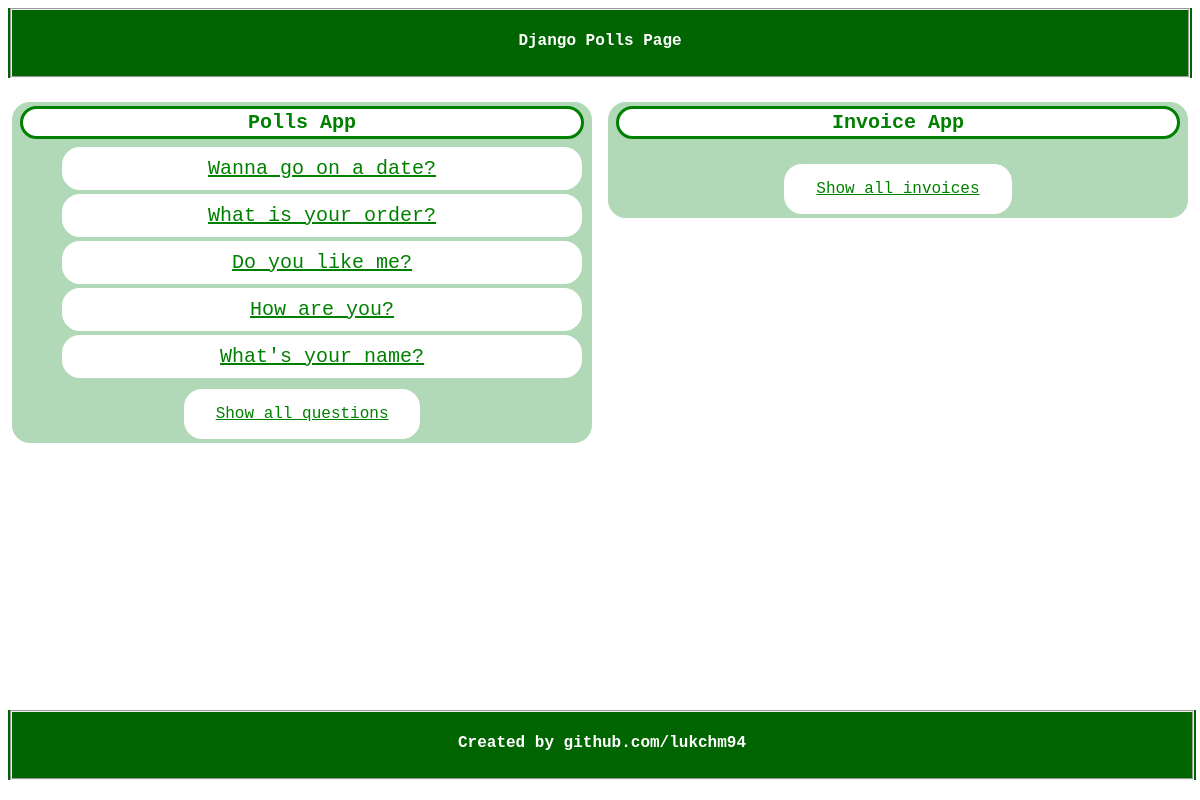
Screenshot of /polls/ with the database file from the repository.
### polls/models.py (models this page shows, shortened)
class Question(models.Model):
    question_text = models.CharField(max_length=200)
    pub_date = models.DateTimeField('date published')
    has_choices = models.BooleanField(default=False)
    '''
    @admin.display(
        boolean=True,
        ordering='pub_date',
        description='Published recently?',
    )
    '''

### polls/views.py (the view)
# urls.py: path('', views.IndexView.as_view(), name='index'),
class IndexView(generic.ListView):
    template_name = 'polls/index.html'
    context_object_name = 'latest_question_list'
    def get_queryset(self):
        return Question.objects.filter(has_choices=True, pub_date__lte=timezone.now()).order_by('-pub_date')[:5]

### polls/templates/polls/index.html (shortened to what this page needs)
<!DOCTYPE html>
<html lang="en">
<head>
    {% load static %}
    <link rel="stylesheet" type="text/css" href="{% static 'polls/style_new.css' %}">
</head>
<body>
    <div id="header">
        <fieldset id="top">
            <p>Django Polls Page</p>
        </fieldset>
	</div>
{% if latest_question_list %}
    <div id="polls">
        <h1 id="polls_header">Polls App</h1>
    <ul>
    {% for question in latest_question_list %}
        <li><a href="{% url 'polls:detail' question.id %}">{{ question.question_text }}</a></li>
    {% endfor %}
    </ul>
        <br><a id="all_q" href="{% url 'polls:questions' %}">Show all questions</a>
{% else %}
    <p>No polls are available.</p>
{% endif %}
    </div>
    <div id="invoice">
        <h1 id="inv_header">Invoice App</h1>
        <a id="create_invoice" href="{% url 'polls:show_inv' %}">Show all invoices</a><br>
    </div>
    <br>
    <div id="footer">
        <fieldset id="foot">
            <p>Created by github.com/lukchm94</p>
        </fieldset>
	</div>
</body>
</html>

### polls/static/polls/style_new.css (style rules this page uses)
#header { margin-bottom: 20px; background-color: #006400; color: white; text-align: center; font-family: Courier; font-weight: bold; text-decoration: none; font-color: white; width: 100%; }
#footer { margin-bottom: 20px; background-color: #006400; color: white; text-align: center; font-family: Courier; font-weight: bold; text-decoration: none; font-color: white; float: bottom; position: absolute; bottom: 0; width: 99%; }
#polls { width: 49%; float: left; background-color: #B1D8B7; text-align: center; border-radius: 18px; padding-bottom: 20px; margin: 4px; }
#invoice { width: 49%; float: right; background-color: #B1D8B7; text-align: center; border-radius: 18px; padding-bottom: 20px; margin: 4px; }
#polls_header { font-size: 20px; padding: 2px 4px; margin: 4px 8px; font-family: Courier; border-radius: 18px; border: solid; background-color: #006400 color: white; }
#inv_header, #invoices { font-size: 20px; padding: 2px 4px; margin: 4px 8px; margin-bottom: 40px; font-family: Courier; border-radius: 18px; border: solid; background-color: #006400 color: white; }
#all_q { margin: 20px; }
ul { list-style-type: none; margin: 8px; list-style-position: inside; }
li a, #inv_li { display: block; color: green; font-size: 20px; background-color: white; padding: 10px 20px; text-align: center; font-family: Courier; border-radius: 18px; margin-bottom: 4px; }
body { background: white url("images/background.gif") no-repeat; }
a { margin: 4px 2px; color: green; font-size: 16px; font-family: Courier; background-color: white; padding: 16px 32px; border-radius: 18px; }
h1 { display: block; color: green; font-size: 20px; background-color: white; padding: 8px 20px; text-align: center; font-family: Courier; border-radius: 18px; margin-bottom: 4px; }

### rows the page displays
Question: question_text "Wanna go on a date?"
Question: question_text "What is your order?"
Question: question_text "Do you like me?"
Question: question_text "How are you?"
Question: question_text "What's your name?"
